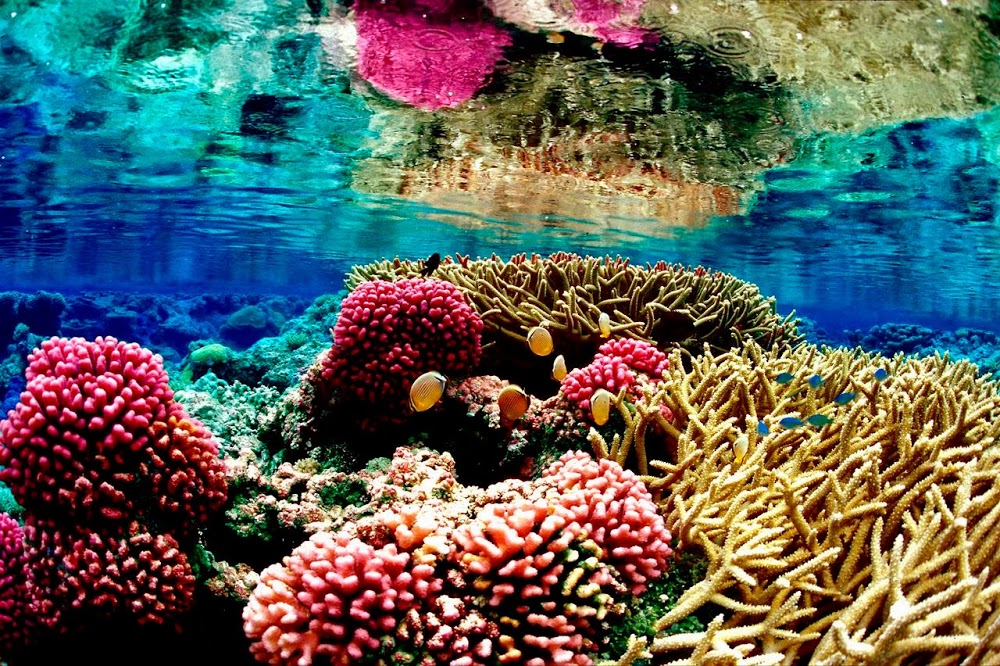
#> input picture images/corals.jpg, 1000 x 666 px
$ jupyter execute --allow-errors p2_2018-2019_2solve.ipynb   (shell and % lines are left out)   (older library calls are emulated)
#> lines starting #> are read from the running program, lines starting #| are printed output that depends on the picture
# Computer Vision - P2

### **Carefully read the file `README.md` as well as the following instructions before start coding.**

## Delivery

Up to **1 point out of 10** will be penalized if the following requirements are not fulfilled:

- Implemented code should be commented.

- The questions introduced in the exercises must be answered.

- Comments need to be in **english**.

- The deliverable must be a file named **P2_Student1_Student2.zip** that includes:
    - The notebook P2_Student1_Student2.ipynb completed with the solutions to the exercises and their corresponding comments.
    - All the images used in this notebook.

**Deadline (Campus Virtual): October 16th, 23:00 h**

==============================================================================================
## Practicum 2: Filtering and edge detection

==============================================================================================

[cell 1]
import numpy as np
from skimage import io,util
from skimage.color import rgb2gray
from skimage import img_as_float, exposure
from skimage.transform import resize
from skimage import filters as fl
from skimage import feature as fe
from matplotlib import pyplot as plt # useful for plotting images on iPython or Jupyter Notebooks
from matplotlib import animation as anim
from scipy import ndimage as nd

[cell 2]
def hist(bins,img):
    hist_gray , bins_gray = exposure.histogram(img,nbins = bins)

    fig, ax = plt.subplots(figsize=(10,2))
    indx = np.arange(bins)
    width = 0.20

    rects_gray = ax.bar(indx, hist_gray, width, color='y')
    ax.legend()
    ax.set_title('Histograma with ' + str(bins)+ ' nbins')
    plt.show()

The main topics are:
1. Image smoothing and convolution (exercises 2.1, 2.2, 2.3 and 2.4)
2. Edge detection (exercises 2.5, 2.6 and 2.7)

In order to complete this practicum, the following concepts need to be understood: linear filters, histograms, convolutions, and edges.

The following chapters of the book "Computer Vision: Algorithms and Applications" by Richard Szeliski provide additional information:
* Chapter 3. Image processing: Point operators & linear filtering.
* Chapter 4. Feature detection and matching: Edges.

### 2.1 RGB histogram visualization

a) Read the image "face.png" and visualize the RGB image as well as each of its channels separately (R, G, and B).

#> (a cell that did not finish here is left out)

b) Visualize the histogram of the image. What is the histogram representing for an image?
The plotted histogram must accomplish these requirements (see image bellow as an example of histogram extraction):

    - Obtain the histogram with 8 and 32 bins.

    - Visualize the histogram of each channel and the gray level image separately and compare them. Comment their differences.

Note: What type should be the image in order to compute the histogram? check using different bins for the histogram.

Hint : the `exposure` module within the `skimage` library makes the histogram extraction easy!

Help: [matplotlib image tutorial](https://matplotlib.org/users/image_tutorial.html)

#> (a cell that did not finish here is left out)

### 2.2 Grayscale and RGB images filtering (convolutions)

a) Read the image `face.png` and apply each of the following steps:

1. Convert it to grayscale with the function `color.rgb2gray()` of the package `skimage`.
2. Convolve it with a horizontal mask `mask_h1d=[1,1,1,1,1,1,1,1,1,1,1,1,1,1,1]` using the function `ndimage.convolve()` of the package `scipy`.
3. Convolve the original image (1) with a transposed version of the mask in (2).
4. Convolve the original image (1) with a uniform `two-dimensional` mask of dimensions 15x15 with all values set to 1.

**Visualize the output of each step (1 to 4) next to each other. Write short titles on each figure to make them understandable.**

#### Questions

- Observe and comment how the ***type*** and the ***range of values (max & min)*** changed when different operations have been applied on the image.

- Is the type of the mask important for the convolution? What effect does each of the masks produce on the original image? Compare the results.

Note: Remember that `matplotlib.pyplot` automatically rescales the values of the image before displaying them. Visualize with and without values range rescaling.

Note: The command `convolve` performs a multidimensional convolution! A vector should be represented as: [[1,...1]].

Note: Remember that before applying the `convolve` function the mask must be normalized (i.e. all values in the mask must sum 1).

#> (a cell that did not finish here is left out)

b) Given a color image (im), what is the difference between ***1*** and ***2*** ?

*** 1. ***

im_2=np.array(im, dtype='float')

*** 2. ***

im_2=np.array(im)

im_2=img_as_float(im_2)

[cell 6]
im = io.imread('images/corals.jpg')
#> im is the input picture: shape (666, 1000, 3); mean R, G, B 90.9, 97.4, 92.3

im_2=np.array(im, dtype='float')

plt.imshow(im_2,  vmin = 0, vmax=255)
plt.show()

im_2=np.array(im)
plt.imshow(im_2,  vmin = 0, vmax=255)
plt.show()

im_2=img_as_float(im_2)
plt.imshow(im_2,  vmin = 0, vmax=255)
plt.show()

c) Can we convolve a color (RGB) image? In order to convolve an RGB each of the channels must be convolved separately.

Implement a function that applies a 3-channel filter and visualize its result on `face.png` with a 15x15 uniform mask.

Which is the result obtained when applying a single-channel filter channel by channel separately?

[cell 7]
#Mask
mask_h1d2=np.ones((15,15))

#Convolution channel by channel
#> (the rest of this cell did not finish here and is left out)

### 2.3 Effect of image scale on convolutions

a) Resize an image and observe the variations in the histograms.

1. Reduce it 10 times
2. Augment it 10 times.
3. Observe if the histogram (i.e. nbins = 32) of the new images changed, and comment what happens and why.

Note: Use the command `resize` to change the size of the images.

[cell 8]
image = io.imread('images/corals.jpg')
image = rgb2gray(image)

reducedimage = resize(image, (image.shape[0] // 10, image.shape[1] // 10))
augmentedimage = resize(image, (image.shape[0]*10, image.shape[1]*10))
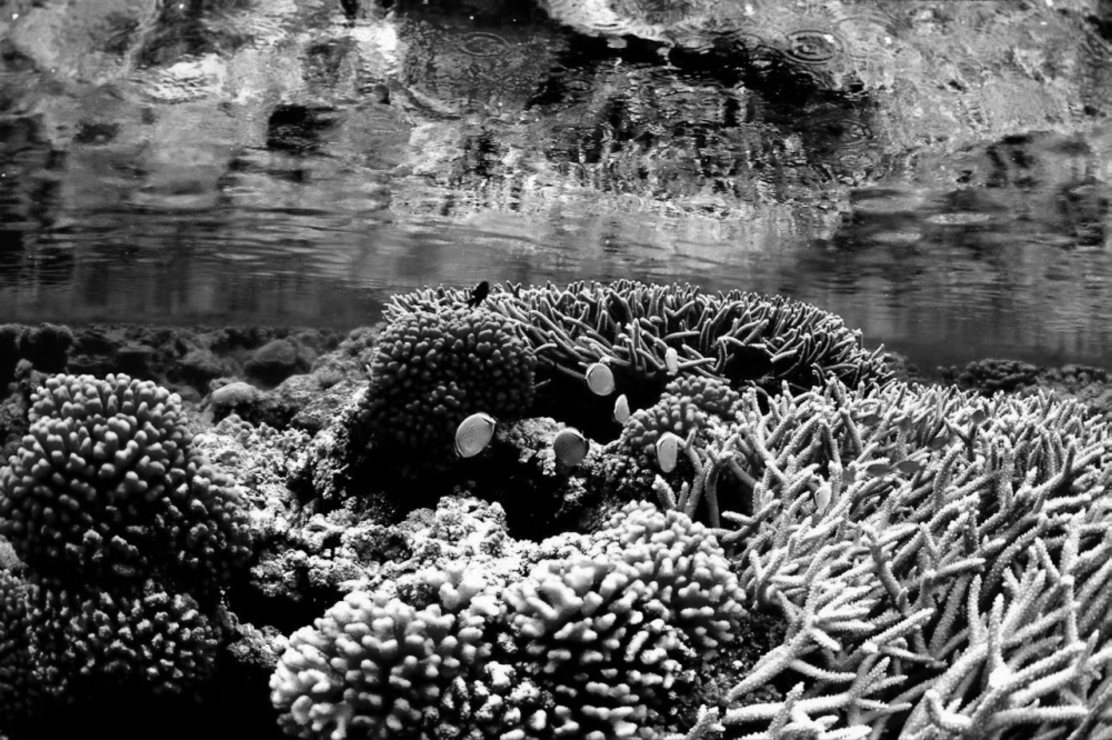
#> augmentedimage: shape (6660, 10000) float64 (shown at 1/9 size); min 0, max 0.999, mean 0.375

fig,(ax,ax1,ax2) = plt.subplots(nrows=1,ncols=3,figsize=(15,2))

#Original image
ax.imshow(image, cmap='gray')
ax.set_title('Original image')

#Reduced image
ax1.imshow(reducedimage, cmap='gray')
ax1.set_title('Reduced image')

#Augmented image
ax2.imshow(augmentedimage, cmap='gray')
ax2.set_title('Augmented image')

plt.show()

print("Histogram of the reduced image")
hist(32,reducedimage)
#> in hist, `hist_gray , bins_gray = exposure.histogram(img,nbins = bins)`: hist_gray = 32 values, max 333 at index 15, min 3 at index 31, mean 206.2; bins_gray = 32 values from 0.0149 to 0.938
#> in hist, `rects_gray = ax.bar(indx, hist_gray, width, color='y')`: rects_gray = 32 items
#> in hist, `plt.show()`:
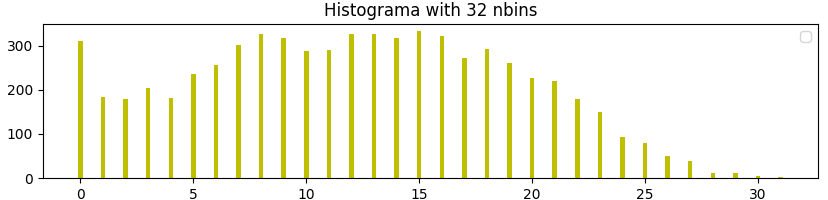
#> figure drawn by matplotlib, 1 panel; tallest bar 333 high, from x = 14.9 to 15.1
print("Histogram of the augmented image")
hist(32,augmentedimage)

b) Apply a convolution (15x15 uniform mask) on the resized images and compare the results.

1. Convolve the original image.
2. Convolve the image reduced 10 times.
3. Convolve the image augmented 10 times.

[cell 9]
mask_h1d=np.ones((15,15)) #Two dimensional uniform mask

con_img = nd.convolve(image,mask_h1d)
con_red = nd.convolve(reducedimage,mask_h1d) #Reduced image convolution
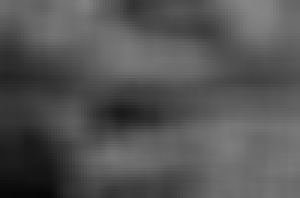
#> con_red: shape (66, 100) float64 (shown 3 times larger); min 6.28, max 135.4, mean 84.4
con_aug= nd.convolve(augmentedimage,mask_h1d) #mage convolution

fig,(ax,ax1,ax2) = plt.subplots(nrows=1,ncols=3,figsize=(10,2))

#Convolved image
ax.axis('off')
ax.imshow(con_img, cmap='gray')
ax.set_title('Convolved Original Image')

#Convolved image
ax1.axis('off')
ax1.imshow(con_red, cmap='gray')
ax1.set_title('Convolved Reduced Image')

#Convolved image
ax2.axis('off')
ax2.imshow(con_aug, cmap='gray')
ax2.set_title('Convolved Augmented Image')

#Images shown
plt.show()

### 2.4 Image processing with weighting and non-linear filters

a) Generate the following kernels and apply them to the `face.png`:

1. Gaussian kernel with sigma = 1
2. Gaussian kernel with a different sigma value. Which is the most adequate value for keeping the main objects and structures of the image?
3. Median filter.

Comment the effect of using different kinds of filters on the original image.

Hint: search for the skimage.filters function for creating the different filters.

[cell 10]
image_k = io.imread('images/face.png')
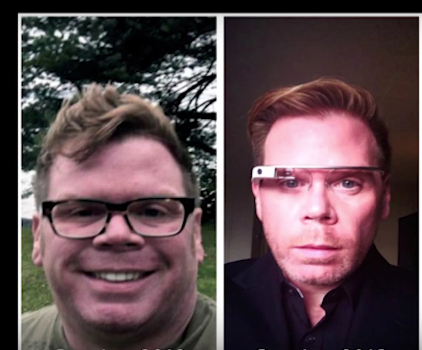
#> input picture images/face.png, 422 x 350 px
#> image_k is the input picture: shape (350, 422, 4); mean R, G, B, A 91.9, 72.2, 76.7, 255

##gaus filter
image_k_G1 = fl.gaussian(image_k,1)
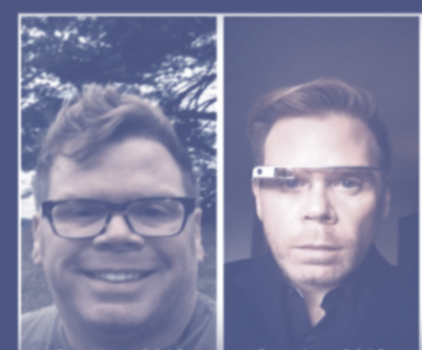
#> image_k_G1: shape (350, 422, 4) float64; mean R, G, B, A 0.341, 0.353, 0.51, 0.789; transparent parts drawn white
image_k_GT1 = fl.gaussian(image_k,0.3)
image_k_GT2 = fl.gaussian(image_k,5)
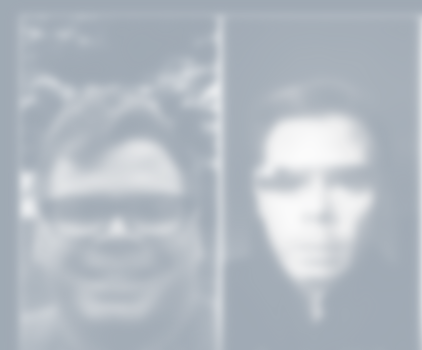
#> image_k_GT2: shape (350, 422, 4) float64; mean R, G, B, A 0.548, 0.595, 0.645, 0.696; transparent parts drawn white
image_k_GT3 = fl.gaussian(image_k,20)
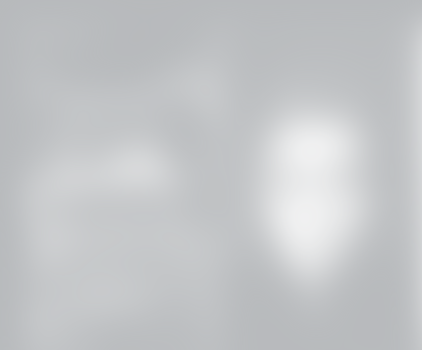
#> image_k_GT3: shape (350, 422, 4) float64; mean R, G, B, A 0.65, 0.662, 0.675, 0.687; transparent parts drawn white

fig1,(ax,ax1,ax2,ax3) = plt.subplots(nrows=1,ncols=4,figsize=(10,2))

ax1.axis('off')
ax1.imshow(image_k_G1, cmap='gray')
ax1.set_title('Sigma 1')

ax.axis('off')
ax.imshow(image_k_GT1, cmap='gray')
ax.set_title('Sigma 0,3')

ax2.axis('off')
ax2.imshow(image_k_GT2, cmap='gray')
ax2.set_title('Sigma 5 ')

ax3.axis('off')
ax3.imshow(image_k_GT3, cmap='gray')
ax3.set_title('Sigma 20 ')

plt.show()

#Using a lower sigma value is the most adequate using a gaussian kernel to keep the objects and structurs of the image.

#median filter
image_k_gray = rgb2gray(image_k)
image_k_gray=util.random_noise(image_k_gray,mode='s&p')
image_k_M = fl.median(image_k_gray)
#> (the rest of this cell did not finish here and is left out)

b) **(Optional)** Apply the smoothing on some other images and present their results.

### 2.5 Determine the optimal contour

a) Load the 'logo.png' image and visualize its contours.

Apply the different contour extraction tecniques introduced during the theory session and change any parameter if necessary for detecting the edges of the image:

1. Roberts.
2. Prewitt
3. Sobel
4. Canny

Use subplot and title to visualize the results.

#### **Questions**

- Which is the best countour detection technique?

- Which are the optimal parameters for this image?

- Is it necessary to normalize the mask as we do in the filtering applied for the smoothing?

**Hint**: use `skimage.feature.canny` for applying the canny filter and `skimage.filters` for the rest.

**(Optional)** Superimpose the contours over the image.

b)	Repeat the experiment with other images, you can use the ones included in the folder **images**. Comment if some parameter needs to be changed for the different images.

#### **Questions**

- Are the contours improved if the image is previously smoothed ?
- Which are the limitations of the different images contour extraction?

c) Optional: How many different ways can the Sobel detector be applied? Apply it (in all possible ways), and visualize and compare the obtained results.

### 2.6 Applying smoothing in order to obtain hybrid images

a) Given `Einstein.jpg` and `monroe.jpg` images:

1. Plot both images.
2. Apply a low-pass filter to both of them and plot them.
3. Apply a high-pass filter to both of them and plot them.

By applying smoothing over an image I, we apply a `low-pass` filter. The resulting image can be called L(I). If we substract the filtered one from the original image, we obtain its high frequencies, that we can call H(I), i.e. we apply a `high-pass` filter.

***H(I) = I - L(I)***

Hint: In order to highlight the effect, in the L(I1) image you should define a lower sigma, while for the H(I1) you should use a higher one.

b) Create hybrid images and visualize them. A hybrid image is obtained by combining the low and high frequencies of the image, i.e. combining the results obtained by the `low-pass` and `high-pass` filters.

Hybrid (I1, I2) = L(I1) + H(I2)

1. Analyze which is the best way of showing it if our aim is to see Marylin Monroe.
2. Additionally, rescale the image to a different size and comment the results.

Present the different visualizations of the experiment performed.

c) **(Optional)**

1. Apply fspecial('gaussian,hsize,sigma') with the formula hsize=4*sigma+1. What does hsize mean?
2. Compute hybrid images from other images. Apply it over color images.

### 2.7 Anonimization of videos

One of the important problems in Computer Vision as a science that manages data (images and videos) is the anonimization of persons appearing in them. Given the collection of images in the folder collectionbigbang, smooth the images in order to make unrecognizible the faces of the persons. Display sequentially the original and the anonimized images.

Help:

- In order to read all images from a sequence, check the type [ImageCollection](http://scikit-image.org/docs/0.7.0/api/skimage.io.collection.html).

- In order to animate a sequence of images, you can use the animation library of matplotlib (in particular, [FuncAnimation](https://matplotlib.org/api/animation_api.html).

Note that the animation library does not work with matplotlib inline. You should use the nbagg plugin to visualize the sequence of images. To this purpose, write before animation the following line:
% matplotlib nbagg

Note: you only need to run and understand the following code, you do not need to implement anything.

[cell 11]
"""Solution, showing one video per annimation"""

from skimage import io
import numpy as np
from skimage import transform
from matplotlib import pyplot as plt
import matplotlib.animation as animation

ic = io.ImageCollection('./images/bigbangcollection/*.png')
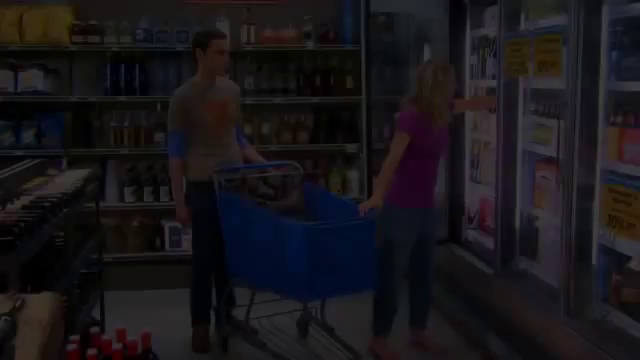
#> input picture images/bigbangcollection/frame00004.png, 640 x 360 px
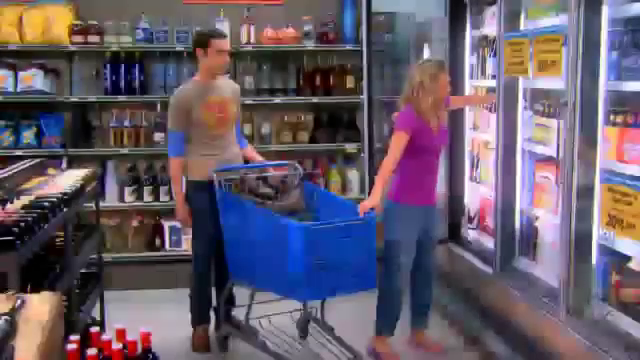
#> input picture images/bigbangcollection/frame00010.png, 640 x 360 px
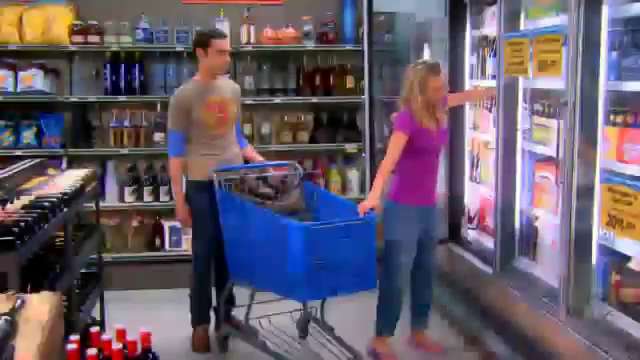
#> input picture images/bigbangcollection/frame00013.png, 640 x 360 px
#> ic = 3 items

# Rescale to half of their size
scale=0.5
frames = len(ic)
#> frames = 3
height=np.int((ic[0].shape[0])*scale)
#> height = 180
width=np.int((ic[0].shape[1])*scale)
#> width = 320

print('Info about the animation:')
print('Num Frames:' + str(frames))
#| Num Frames:3
print('Images height:' + str(height))
#| Images height:180
print('Images width:' + str(width))
#| Images width:320

# create variable with dimensions of images by the number of frames
ic_small=np.ndarray(shape=(height,width,3,frames))

# combine them in ic_small variable
#> (the rest of this cell did not finish here and is left out)

[cell 12]
"""Solution, showing 2 videos per annimation : original + blurred"""

from skimage import io
import numpy as np
from skimage import transform
from matplotlib import pyplot as plt
import matplotlib.animation as animation

ic = io.ImageCollection('./images/bigbangcollection/*.png')

# Rescale to half of their size
scale=0.5
frames = len(ic)
height=np.int((ic[0].shape[0])*scale)
width=np.int((ic[0].shape[1])*scale)

print('Info about the animation:')
print('Num Frames:' + str(frames))
#| Num Frames:3
print('Images height:' + str(height))
#| Images height:180
print('Images width:' + str(width))
#| Images width:320

# create variable with dimensions of images by the number of frames
ic_small=np.ndarray(shape=(height,width,3,frames))

# combine them in ic_small variable
#> (the rest of this cell did not finish here and is left out)
